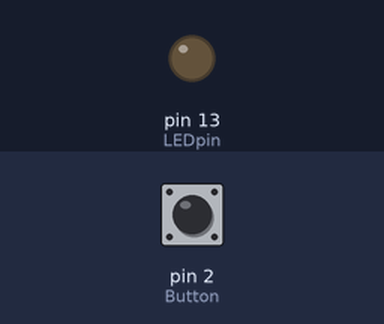
Bench run of a sketch on a simulated Arduino Uno, built with avr-gcc and run on an emulated ATmega328P. Parts: output pins drawn as LEDs (lit = HIGH). The inputs (shaded band) are chosen by the test bench; at power-on: pin 2 (Button) HIGH.

Above: at 1.2 s.
1.3 s: pin 2 (Button) pulled LOW for 0.15 s
At 1.37 s:
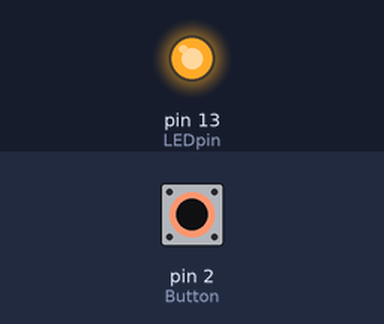
2.9 s: pin 2 (Button) pulled LOW for 3.2 s
At 6.7 s:
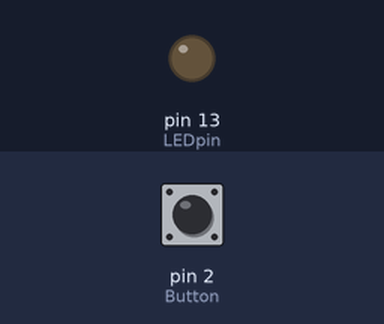
Timing chart, 0 to 8.2 s (numbered marks = the images above; inputs shaded):
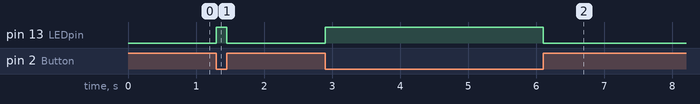

Measured:
- after the input at 1.3 s, pin 13 (LEDpin): LOW → HIGH at once, → LOW 0.15 s later
- after the input at 2.9 s, pin 13 (LEDpin): LOW → HIGH at once, → LOW 3.2 s later

The sketch:

Button_example.ino
```cpp
/*
name: Button example
Description: 按扭的例程
IDE version:  1.6
Author:  Lin <linyuxuanlin.github.io>
Date:    2016-10-3
note: 按下按钮，LED亮；松开，LED灭
*/

int Button = 2;
int LEDpin = 13;

void setup() {
  pinMode(Button, INPUT_PULLUP); //上拉使之默认接高电平,省去电阻
  pinMode(LEDpin, OUTPUT);  //设置13号IO口为输出状态
}

void loop() {
  int ButtonState = digitalRead(Button); //设置变量存储状态值
  if(ButtonState==0)
  {
  digitalWrite(LEDpin,HIGH);        //如果读到的状态为0，说明按键已经按下，点亮LED
  }
  else
  {
  digitalWrite(LEDpin,LOW);      // 反之，熄灭LED
  }
}
```
